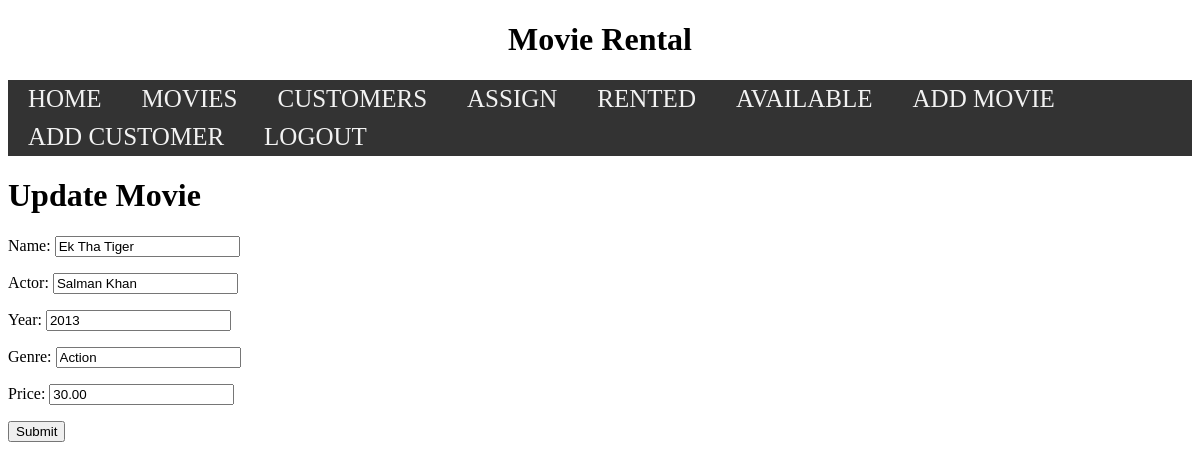
The app's page /movies/update/3/ with its own data.
### Movies/models.py (models this page shows, shortened)
class Movies(models.Model):
    name = models.CharField(max_length=30)
    actor = models.CharField(max_length=30)
    year = models.IntegerField()
    genre = models.CharField(max_length=30)
    price = models.DecimalField(max_digits=10, decimal_places=2)
    rented = models.ForeignKey('Customer.Customer',on_delete=models.SET_NULL,null=True,blank=True)

### Movies/views.py (the view)
# urls.py: path('update/<movie_id>/',views.movies_update,name="updatemovie"),
def movies_update(request,movie_id):
    update_data = Movies.objects.get(id=movie_id)
    if request.method == 'POST':
        form1 = form.addMovie(request.POST , instance=update_data)
        if form1.is_valid():
            j = form1.save(commit=False)
            j.save()
            return redirect('/movies/all')
    else:
        form1 = form.addMovie(instance=update_data)
    return render(request, 'updatemovie.html', {
        "form": form1
    })

### Movies/form.py
class addMovie(forms.ModelForm):
    class Meta:
        model = models.Movies
        fields= ['name','actor','year','genre','price']

### Templates/updatemovie.html (shortened to what this page needs)
{% extends 'index.html' %}
{% block body%}
    <h1> Update Movie </h1>
        <form action="" method="POST">
            {{form.as_p}}
            <input type="submit" value="Submit">
        </form>
{% endblock %}

### records on screen
Movies: name "Ek Tha Tiger", actor "Salman Khan", year "2013", genre "Action", price "30.00"
